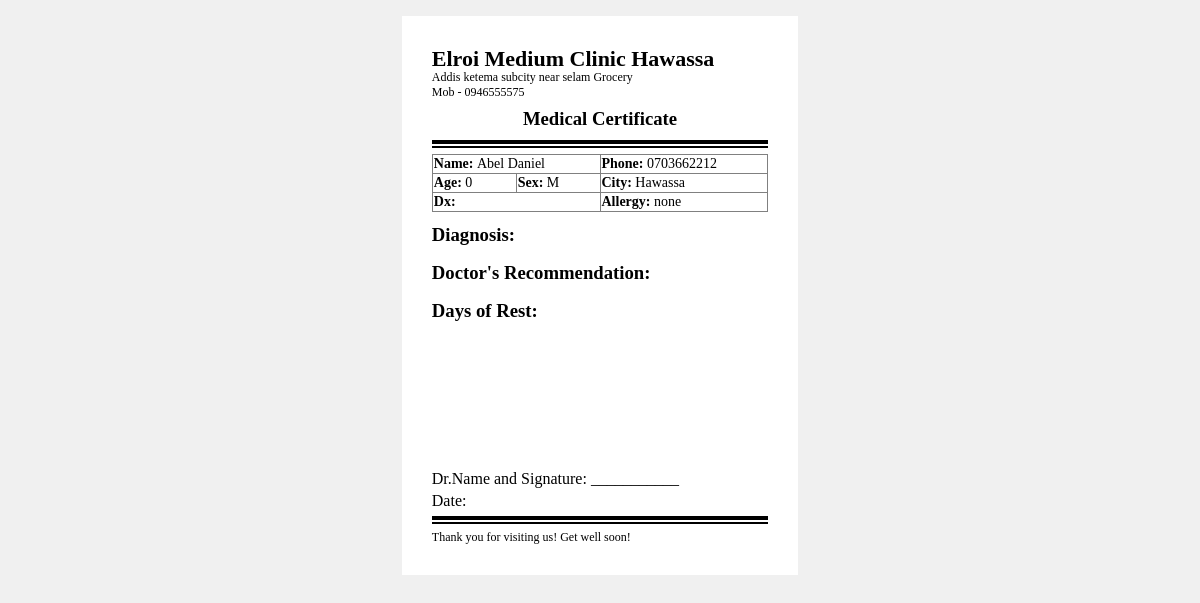
The page /doctor/certificatePrint/1/ on the database as committed earlier.
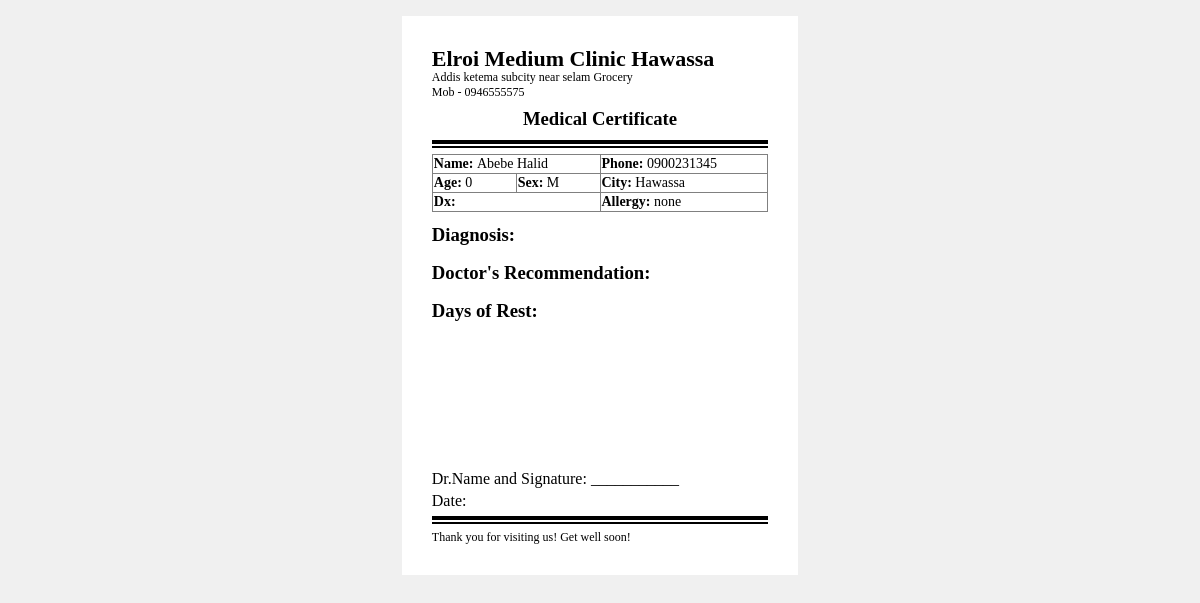
The same page on the database as committed later.
### App/models.py (models this page shows, shortened)
class Visit(models.Model):
    status_choice = [
        ('waiting' ,'Waiting'),
        ('nurse' , 'With Nurse'),
        ('doctor' , 'With Doctor'),
        ('lab' , 'Lab'),
        ('completed' , 'Completed'),
        ('incomplete' , 'InComplete')
    ]
    patient = models.ForeignKey(Patient, on_delete=models.CASCADE)
    status = models.CharField(choices=status_choice, default='waiting')
    visit_date = models.DateTimeField(auto_now_add=True)

class Patient(models.Model):
    name = models.CharField(max_length=100)
    date_of_birth = models.DateField()
    Sex_choice = [
        ('M', 'Male'),
        ('F', "Female")
    ]
    sex = models.CharField(choices=Sex_choice)
    allergy = models.CharField()
    zone = models.CharField(max_length=50)
    city = models.CharField(max_length=50)
    phone = models.CharField(max_length=20)
    emergency_contact = models.CharField(max_length=20)
    date_registered = models.DateTimeField(auto_now_add=True)

### App/views.py (the view)
# urls.py: path('doctor/certificatePrint/<int:visit_id>/', views.certificatePrint, name = 'certificatePrint'),
def certificatePrint(request, visit_id):
    visit = Visit.objects.get(id = visit_id)
    context = {'visit' : visit}
    return render(request, 'doctor/certificateprint.html', context)

### App/templates/doctor/certificateprint.html (shortened to what this page needs)
<!DOCTYPE html>
<html lang="en">
<head>
</head>
<body>
  <div class="a6-page">
    <h1 style="font-size: 22px; margin: 0; font-weight: bold;">Elroi Medium Clinic Hawassa</h1>
    <div class="top">
      <label>Addis ketema subcity near selam Grocery</label><br>
      <label>Mob - 0946555575</label>
    </div>
    <div class="content">
      <h3 style="text-align: center; margin: 0 0 4px 0;">Medical Certificate</h3>
      <hr>
      <div class="patient" style="font-size: 14px; display: flex; justify-content: center;">
        <table border="1" width="100%" style="border-collapse: collapse;">
          <tr>
            <td colspan="2" width="50%"><b>Name: </b>{{visit.patient.name}}</td>
            <td width="50%"><b>Phone: </b>{{visit.patient.phone}}</td>
          </tr>
          <tr>
            <td width="25%"><b>Age: </b>0</td>
            <td width="25%"><b>Sex: </b>{{visit.patient.sex}}</td>
            <td width="50%"><b>City: </b>{{visit.patient.city}}</td>
          </tr>
          <tr>
            <td colspan="2" width="50%"><b>Dx: </b></td>
            <td width="50%"><b>Allergy: </b>{{visit.patient.allergy}}</td>
          </tr>
        </table>
      </div>
      <div class="prescription">
        <h3 style="margin: 8px 0 4px 0;">Diagnosis:</h3>
        <h3 style="margin: 8px 0 4px 0;">Doctor's Recommendation:</h3>
        <h3 style="margin: 8px 0 4px 0;">Days of Rest:</h3>
      </div>
      <div class="lower">
        <div class="sign">
          <p style="margin: 0;">Dr.Name and Signature: ___________</p>
          <p style="margin: 4px 0 0 0;">Date: <label style="font-size: 13px; border-bottom: 1px solid black;">{{certificate.created_date}}</label></p>
        </div>
        <div class="fotter">
          <hr>
          <p style="margin: 0; font-size: 12px;">Thank you for visiting us! Get well soon!</p>
        </div>
      </div>
    </div>
  </div>
</body>
</html>

Rows that differ between the two databases and show on the page:
changed Visit "Hawassa": patient.name "Abel Daniel" → "Abebe Halid"; patient.phone "0703662212" → "0900231345"
